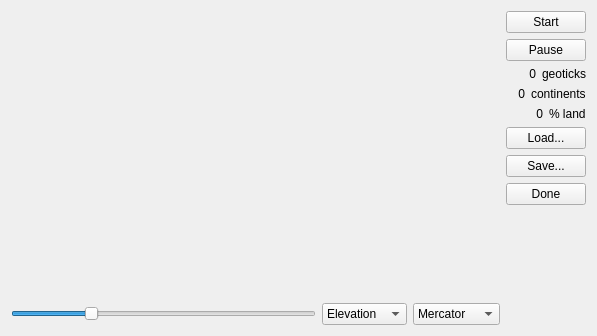
<?xml version="1.0" encoding="UTF-8"?>
<ui version="4.0">
 <class>Form</class>
 <widget class="QWidget" name="Form">
  <property name="geometry">
   <rect>
    <x>0</x>
    <y>0</y>
    <width>597</width>
    <height>336</height>
   </rect>
  </property>
  <property name="windowTitle">
   <string>Form</string>
  </property>
  <layout class="QHBoxLayout" name="horizontalLayout">
   <item>
    <layout class="QVBoxLayout" name="verticalLayout_2">
     <item>
      <widget class="QWidget" name="content" native="true">
       <property name="sizePolicy">
        <sizepolicy hsizetype="Expanding" vsizetype="MinimumExpanding">
         <horstretch>0</horstretch>
         <verstretch>0</verstretch>
        </sizepolicy>
       </property>
      </widget>
     </item>
     <item>
      <layout class="QHBoxLayout" name="horizontalLayout_3">
       <item>
        <widget class="QSlider" name="rotate">
         <property name="layoutDirection">
          <enum>Qt::LeftToRight</enum>
         </property>
         <property name="minimum">
          <number>-180</number>
         </property>
         <property name="maximum">
          <number>180</number>
         </property>
         <property name="pageStep">
          <number>45</number>
         </property>
         <property name="value">
          <number>-90</number>
         </property>
         <property name="orientation">
          <enum>Qt::Horizontal</enum>
         </property>
         <property name="invertedAppearance">
          <bool>false</bool>
         </property>
         <property name="invertedControls">
          <bool>false</bool>
         </property>
         <property name="tickPosition">
          <enum>QSlider::NoTicks</enum>
         </property>
        </widget>
       </item>
       <item>
        <widget class="QComboBox" name="aspect">
         <property name="currentIndex">
          <number>1</number>
         </property>
         <property name="sizeAdjustPolicy">
          <enum>QComboBox::AdjustToContents</enum>
         </property>
         <item>
          <property name="text">
           <string>Climate</string>
          </property>
         </item>
         <item>
          <property name="text">
           <string>Elevation</string>
          </property>
         </item>
         <item>
          <property name="text">
           <string>Thickness</string>
          </property>
         </item>
        </widget>
       </item>
       <item>
        <widget class="QComboBox" name="projection">
         <property name="sizePolicy">
          <sizepolicy hsizetype="Minimum" vsizetype="Fixed">
           <horstretch>0</horstretch>
           <verstretch>0</verstretch>
          </sizepolicy>
         </property>
         <item>
          <property name="text">
           <string>Mercator</string>
          </property>
         </item>
         <item>
          <property name="text">
           <string>Sinusoidal</string>
          </property>
         </item>
         <item>
          <property name="text">
           <string>Flat</string>
          </property>
         </item>
        </widget>
       </item>
      </layout>
     </item>
    </layout>
   </item>
   <item>
    <layout class="QVBoxLayout" name="verticalLayout">
     <property name="sizeConstraint">
      <enum>QLayout::SetFixedSize</enum>
     </property>
     <item>
      <widget class="QPushButton" name="start">
       <property name="text">
        <string>Start</string>
       </property>
      </widget>
     </item>
     <item>
      <widget class="QPushButton" name="pause">
       <property name="text">
        <string>Pause</string>
       </property>
      </widget>
     </item>
     <item>
      <layout class="QHBoxLayout" name="horizontalLayout_2">
       <item>
        <widget class="QLabel" name="ticks">
         <property name="text">
          <string>0</string>
         </property>
         <property name="alignment">
          <set>Qt::AlignRight|Qt::AlignTrailing|Qt::AlignVCenter</set>
         </property>
        </widget>
       </item>
       <item>
        <widget class="QLabel" name="label_2">
         <property name="text">
          <string>geoticks</string>
         </property>
        </widget>
       </item>
      </layout>
     </item>
     <item>
      <layout class="QHBoxLayout" name="horizontalLayout_4">
       <property name="topMargin">
        <number>0</number>
       </property>
       <item>
        <widget class="QLabel" name="continents">
         <property name="text">
          <string>0</string>
         </property>
         <property name="alignment">
          <set>Qt::AlignRight|Qt::AlignTrailing|Qt::AlignVCenter</set>
         </property>
        </widget>
       </item>
       <item>
        <widget class="QLabel" name="label">
         <property name="text">
          <string>continents</string>
         </property>
        </widget>
       </item>
      </layout>
     </item>
     <item>
      <layout class="QHBoxLayout" name="horizontalLayout_5">
       <property name="topMargin">
        <number>0</number>
       </property>
       <item>
        <widget class="QLabel" name="percent">
         <property name="text">
          <string>0</string>
         </property>
         <property name="alignment">
          <set>Qt::AlignRight|Qt::AlignTrailing|Qt::AlignVCenter</set>
         </property>
        </widget>
       </item>
       <item>
        <widget class="QLabel" name="label_3">
         <property name="text">
          <string>% land</string>
         </property>
        </widget>
       </item>
      </layout>
     </item>
     <item>
      <widget class="QPushButton" name="load">
       <property name="text">
        <string>Load...</string>
       </property>
      </widget>
     </item>
     <item>
      <widget class="QPushButton" name="save">
       <property name="text">
        <string>Save...</string>
       </property>
      </widget>
     </item>
     <item>
      <widget class="QPushButton" name="done">
       <property name="text">
        <string>Done</string>
       </property>
      </widget>
     </item>
     <item>
      <spacer name="verticalSpacer">
       <property name="orientation">
        <enum>Qt::Vertical</enum>
       </property>
       <property name="sizeHint" stdset="0">
        <size>
         <width>20</width>
         <height>40</height>
        </size>
       </property>
      </spacer>
     </item>
    </layout>
   </item>
  </layout>
 </widget>
 <resources/>
 <connections/>
</ui>
